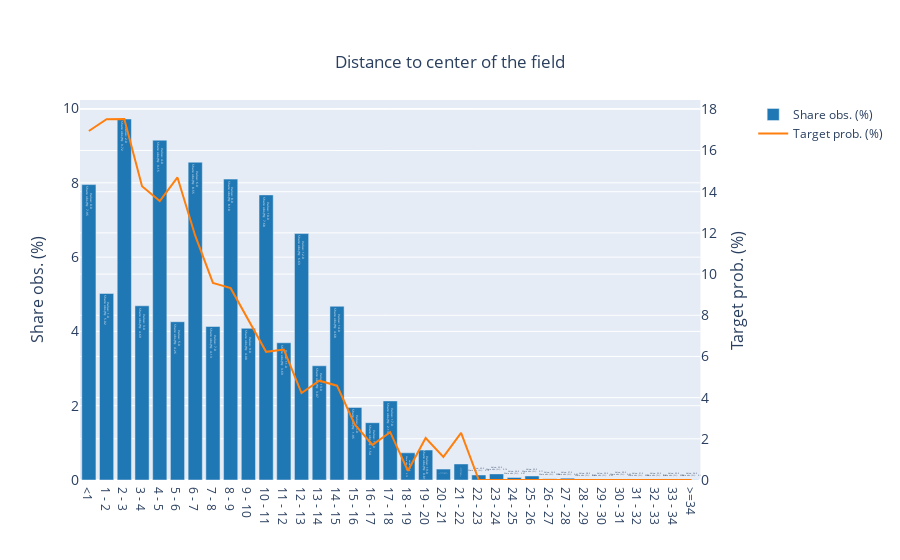

Notebook code cell kept with this figure:
### Markdown cell above
Nice, this looks way better, doesn't it? 

I have to admit that I made this chart look slightly better than it looks when zooming in. You noticed that I set *step_size* to 2 and *max_val* to 20 in the *build_buckets* function above? Let's look at what happens if we use *step_size* of 1 and no *max_val*

### Code cell
df_train["distToCenterBuckets"] = ml_help.build_buckets(df_train, "distToCenter", 
                                                  step_size=1)

fig, df_group = ml_help.create_univariate_variable_graph(df=df_train, 
                                               col="distToCenterBuckets", 
                                               target_col="goal", 
                                               binned_cols=True,
                                               title_name="Distance to center of the field")
fig.show()

### Figure 1 — Plotly figure (JSON) as saved in the notebook; plotly's stock layout.template omitted (floating-point values rounded to 4 significant figures)
{"data": [{"hoverinfo": "text", "marker": {"color": "rgb(31, 119, 180)"}, "name": "Share obs. (%)", "text": ["Value: 0.0 <br />Share obs.(%):  7.95", "Value: 1.0 <br />Share obs.(%):  5.02", "Value: 2.0 <br />Share obs.(%):  9.72", "Value: 3.0 <br />Share obs.(%):  4.69", "Value: 4.0 <br />Share obs.(%):  9.15", "Value: 5.0 <br />Share obs.(%):  4.26", "Value: 6.0 <br />Share obs.(%):  8.55", "Value: 7.0 <br />Share obs.(%):  4.13", "Value: 8.0 <br />Share obs.(%):  8.10", "Value: 9.0 <br />Share obs.(%):  4.08", "Value: 10.0 <br />Share obs.(%):  7.68", "Value: 11.0 <br />Share obs.(%):  3.69", "Value: 12.0 <br />Share obs.(%):  6.63", "Value: 13.0 <br />Share obs.(%):  3.07", "Value: 14.0 <br />Share obs.(%):  4.68", "Value: 15.0 <br />Share obs.(%):  1.95", "Value: 16.0 <br />Share obs.(%):  1.54", "Value: 17.0 <br />Share obs.(%):  2.13", "Value: 18.0 <br />Share obs.(%):  0.73", "Value: 19.0 <br />Share obs.(%):  0.81", "Value: 20.0 <br />Share obs.(%):  0.29", "Value: 21.0 <br />Share obs.(%):  0.43", "Value: 22.0 <br />Share obs.(%):  0.14", "Value: 23.0 <br />Share obs.(%):  0.16", "Value: 24.0 <br />Share obs.(%):  0.07", "Value: 25.0 <br />Share obs.(%):  0.11", "Value: 26.0 <br />Share obs.(%):  0.04", "Value: 27.0 <br />Share obs.(%):  0.05", "Value: 28.0 <br />Share obs.(%):  0.02", "Value: 29.0 <br />Share obs.(%):  0.02", "Value: 30.0 <br />Share obs.(%):  0.03", "Value: 31.0 <br />Share obs.(%):  0.02", "Value: 32.0 <br />Share obs.(%):  0.01", "Value: 33.0 <br />Share obs.(%):  0.02", "Value: 34.0 <br />Share obs.(%):  0.01"], "type": "bar", "x": ["<1", "1 - 2", "2 - 3", "3 - 4", "4 - 5", "5 - 6", "6 - 7", "7 - 8", "8 - 9", "9 - 10", "10 - 11", "11 - 12", "12 - 13", "13 - 14", "14 - 15", "15 - 16", "16 - 17", "17 - 18", "18 - 19", "19 - 20", "20 - 21", "21 - 22", "22 - 23", "23 - 24", "24 - 25", "25 - 26", "26 - 27", "27 - 28", "28 - 29", "29 - 30", "30 - 31", "31 - 32", "32 - 33", "33 - 34", ">=34"], "y": [7.952, 5.022, 9.718, 4.689, 9.148, 4.261, 8.555, 4.132, 8.1, 4.083, 7.675, 3.694, 6.634, 3.075, 4.676, 1.954, 1.542, 2.129, 0.7316, 0.8074, 0.2933, 0.4317, 0.1351, 0.1648, 0.0692, 0.1087, 0.03625, 0.04943, 0.01977, 0.02307, 0.02636, 0.02307, 0.009886, 0.01977, 0.009886]}, {"hoverinfo": "text", "marker": {"color": "rgb(255, 127, 14)"}, "name": "Target prob. (%)", "text": ["Value: 0.0 <br />Target prob. (%):  16.95", "Value: 1.0 <br />Target prob. (%):  17.52", "Value: 2.0 <br />Target prob. (%):  17.53", "Value: 3.0 <br />Target prob. (%):  14.27", "Value: 4.0 <br />Target prob. (%):  13.54", "Value: 5.0 <br />Target prob. (%):  14.69", "Value: 6.0 <br />Target prob. (%):  11.86", "Value: 7.0 <br />Target prob. (%):  9.57", "Value: 8.0 <br />Target prob. (%):  9.32", "Value: 9.0 <br />Target prob. (%):  7.75", "Value: 10.0 <br />Target prob. (%):  6.23", "Value: 11.0 <br />Target prob. (%):  6.33", "Value: 12.0 <br />Target prob. (%):  4.22", "Value: 13.0 <br />Target prob. (%):  4.82", "Value: 14.0 <br />Target prob. (%):  4.58", "Value: 15.0 <br />Target prob. (%):  2.70", "Value: 16.0 <br />Target prob. (%):  1.71", "Value: 17.0 <br />Target prob. (%):  2.32", "Value: 18.0 <br />Target prob. (%):  0.45", "Value: 19.0 <br />Target prob. (%):  2.04", "Value: 20.0 <br />Target prob. (%):  1.12", "Value: 21.0 <br />Target prob. (%):  2.29", "Value: 22.0 <br />Target prob. (%):  0.00", "Value: 23.0 <br />Target prob. (%):  0.00", "Value: 24.0 <br />Target prob. (%):  0.00", "Value: 25.0 <br />Target prob. (%):  0.00", "Value: 26.0 <br />Target prob. (%):  0.00", "Value: 27.0 <br />Target prob. (%):  0.00", "Value: 28.0 <br />Target prob. (%):  0.00", "Value: 29.0 <br />Target prob. (%):  0.00", "Value: 30.0 <br />Target prob. (%):  0.00", "Value: 31.0 <br />Target prob. (%):  0.00", "Value: 32.0 <br />Target prob. (%):  0.00", "Value: 33.0 <br />Target prob. (%):  0.00", "Value: 34.0 <br />Target prob. (%):  0.00"], "type": "scatter", "x": ["<1", "1 - 2", "2 - 3", "3 - 4", "4 - 5", "5 - 6", "6 - 7", "7 - 8", "8 - 9", "9 - 10", "10 - 11", "11 - 12", "12 - 13", "13 - 14", "14 - 15", "15 - 16", "16 - 17", "17 - 18", "18 - 19", "19 - 20", "20 - 21", "21 - 22", "22 - 23", "23 - 24", "24 - 25", "25 - 26", "26 - 27", "27 - 28", "28 - 29", "29 - 30", "30 - 31", "31 - 32", "32 - 33", "33 - 34", ">=34"], "xaxis": "x", "y": [16.95, 17.52, 17.53, 14.27, 13.54, 14.69, 11.86, 9.569, 9.317, 7.748, 6.226, 6.334, 4.223, 4.823, 4.581, 2.698, 1.709, 2.322, 0.4505, 2.041, 1.124, 2.29, 0, 0, 0, 0, 0, 0, 0, 0, 0, 0, 0, 0, 0], "yaxis": "y2"}], "layout": {"title": {"text": "Distance to center of the field", "x": 0.5, "xanchor": "center", "y": 0.9, "yanchor": "top"}, "xaxis": {"anchor": "y", "domain": [0, 0.94]}, "yaxis": {"anchor": "x", "domain": [0, 1], "rangemode": "tozero", "tickfont": {"size": 14}, "title": {"font": {"size": 16}, "text": "Share obs. (%)"}}, "yaxis2": {"anchor": "x", "overlaying": "y", "rangemode": "tozero", "side": "right", "tickfont": {"size": 14}, "title": {"font": {"size": 16}, "text": "Target prob. (%)"}}}}
